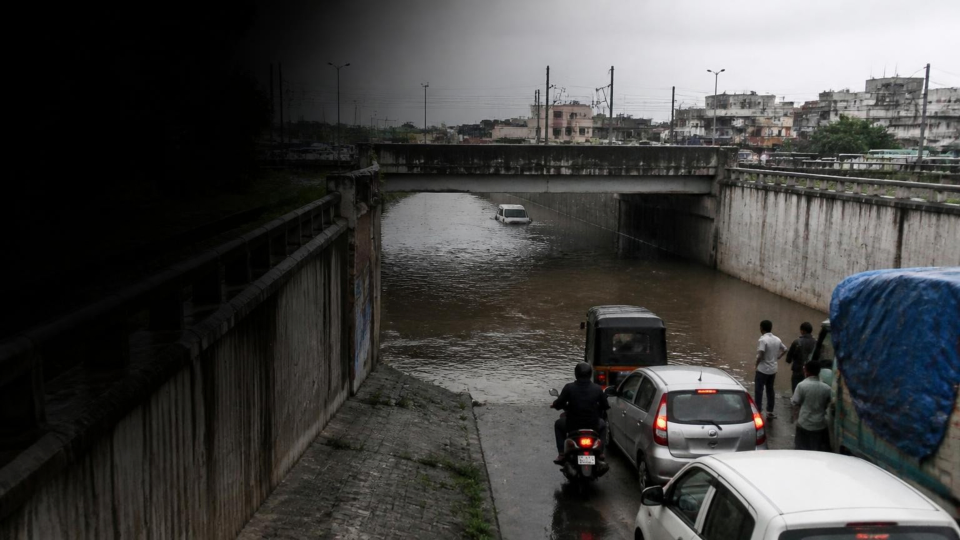
#> input picture assets/from_deck/image1.jpeg, 2880 x 1620 px (shown at 1/3 size)
$ python -i segmenter.py   (imports and definitions only)
#> lines starting #> are read from the running program, lines starting #| are printed output that depends on the picture
"""Classical OpenCV Floodwater Segmenter for AquaGauge (Person 2 - Milestone 3).

Uses multi-cue classical computer vision (HSV, Lab, texture smoothness, edge suppression,
and spatial priors) to extract candidate floodwater surfaces on road scenes without requiring
heavy neural network downloads or GPU execution.

Supports operator-in-the-loop polygon overrides and enforces explicit abstention when
segmentation cues are ambiguous or unverified.

IMPORTANT: Image segmentation identifies 2D visual surface boundaries; it does NOT
by itself determine calibrated physical water depth.
"""
from pathlib import Path
from typing import List, Optional, Tuple, Union
import cv2
import numpy as np
from PIL import Image

from .schemas import WaterRegionResult, WaterSegmentationMethod


# [251 lines that did not run here, left out]

>>> import cv2
>>> picture = cv2.imread('../../../assets/from_deck/image1.jpeg', cv2.IMREAD_GRAYSCALE)
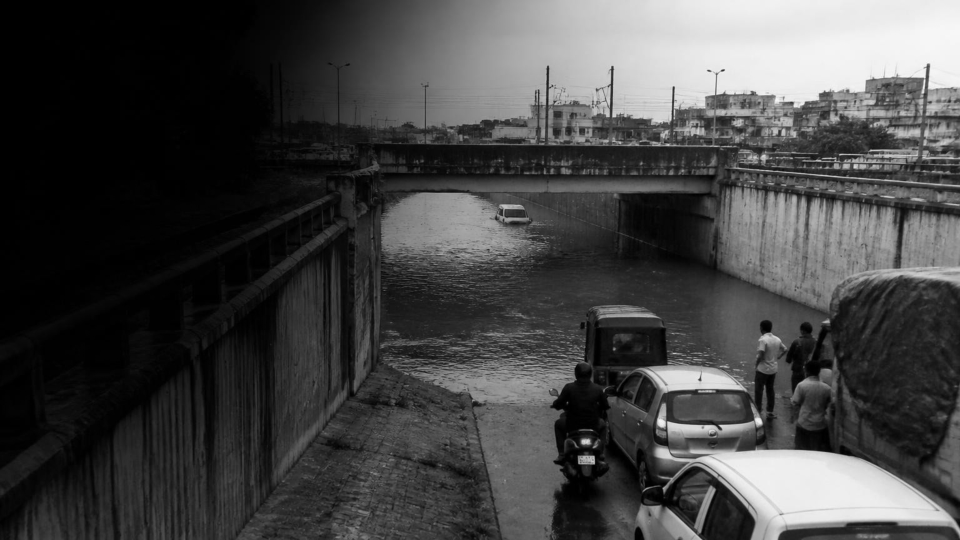
#> picture: shape (1620, 2880) (shown at 1/3 size); min 0, max 254, mean 68
#> (the run stopped early here; a loop or call above may not have finished)

$ run again, on assets/from_deck/image2.jpeg
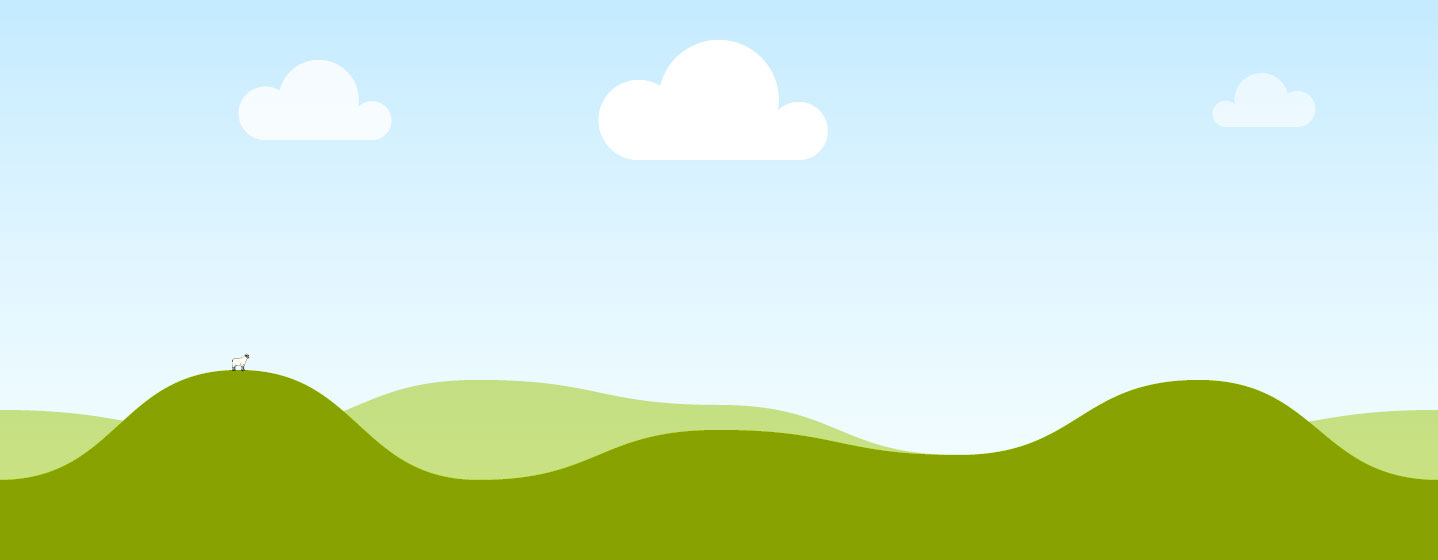
#> input picture assets/from_deck/image2.jpeg, 1438 x 560 px
#> `picture = cv2.imread('../../../assets/from_deck/image1.jpeg', cv2.IMRE..`:
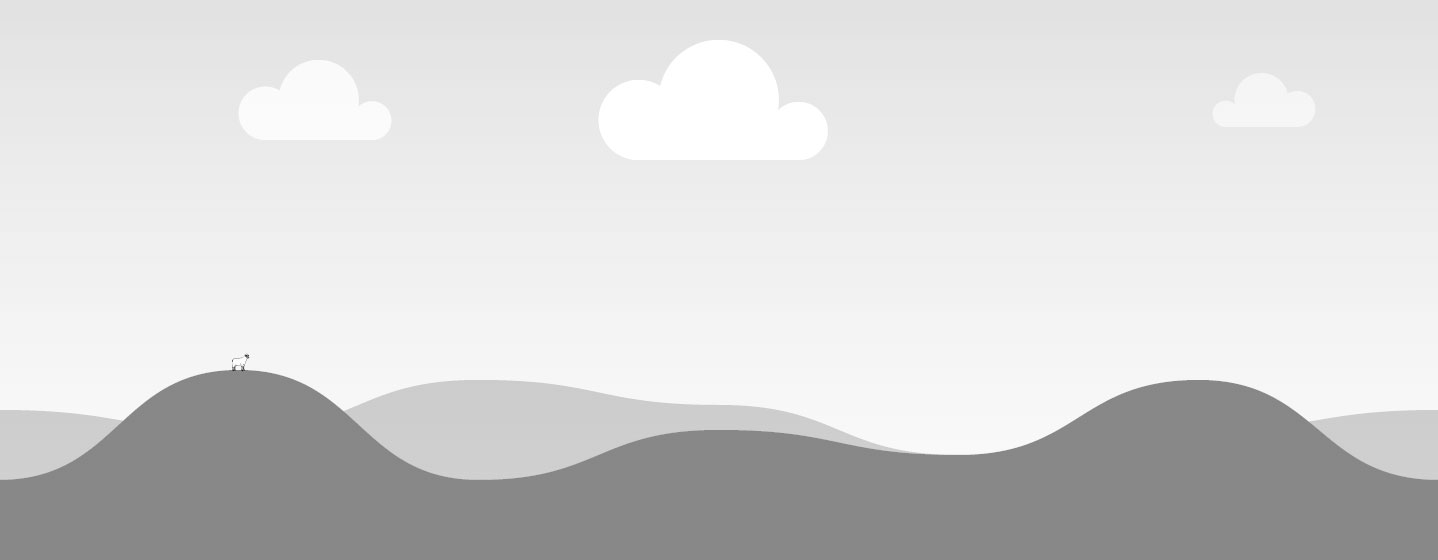
#> picture: shape (560, 1438); min 32, max 255, mean 213.3
